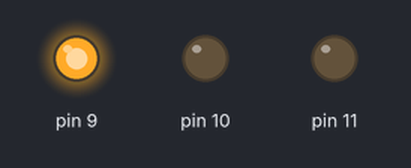
A sketch run on a simulated Arduino Uno, built with avr-gcc and run on an emulated ATmega328P. On the bench: output pins drawn as LEDs (lit = HIGH). What the sketch prints to the serial monitor is not drawn.

Above: at 0.1 s.
At 4.6 s:
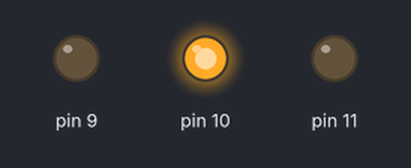
At 12.6 s:
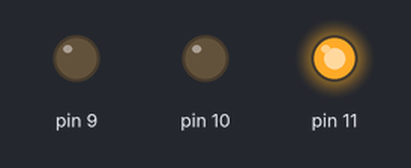
At 14.6 s:
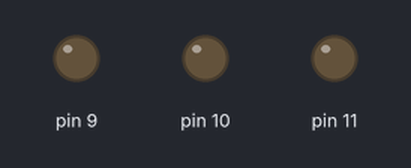
Timing chart, 0 to 16.1 s (numbered marks = the images above):
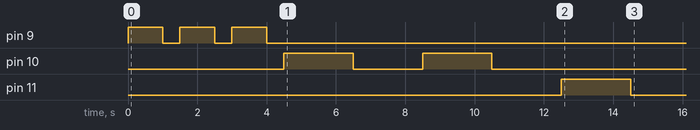

The sketch:

Code_for_test.ino
```cpp
int timer = 100;

  void setup()
  {
      Serial.begin(9600);
  pinMode(11, OUTPUT);
  pinMode(10, OUTPUT);
  pinMode(9,  OUTPUT);
        for(int i = 0; i < 3;i++)
        {  Serial.print(i);
          digitalWrite(9,HIGH);
          delay(1000);
          digitalWrite(9,LOW);
          delay(500);
        }
        for(int i = 0; i < 2;i++)
        {  Serial.print(i);
          digitalWrite(10,HIGH);
          delay(2000);
          digitalWrite(10,LOW);
          delay(2000);
        }
        for(int i = 0; i < 1;i++)
        {  Serial.print(i);
          digitalWrite(11,HIGH);
          delay(2000);
          digitalWrite(11,LOW);
        }
    }

void loop() {


}
```
